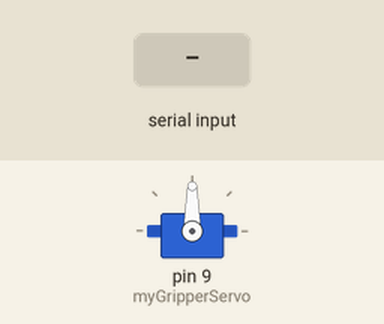
The sketch below on a simulated Arduino Mega 2560, built with avr-gcc and run on an emulated ATmega2560. On the bench: servo. The test bench sets the inputs (shaded band).

Above: at 1.2 s.
1.3 s: "close" received over Serial
At 2.9 s:
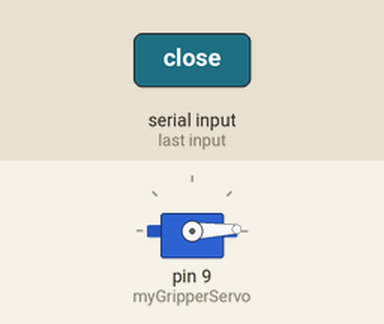
3.8 s: "open" received over Serial
At 6.0 s:
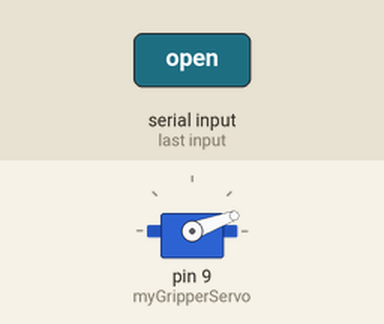
Timing chart, 0 to 7.5 s (numbered marks = the images above; inputs shaded):
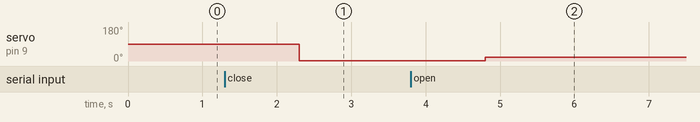

Measured:
- after the input at 1.3 s, servo on pin 9 (myGripperServo): 90° → 2° after 1.0 s
- after the input at 3.8 s, servo on pin 9 (myGripperServo): 2° → 20° after 1.0 s

The sketch:

gripper.ino
```cpp
// This code is for the ARDUINO MEGA2560

#include <Servo.h>

Servo myGripperServo;

int OPEN_POSITION = 20; // Angle for "open"
int CLOSE_POSITION = 2; // Angle for "close"

void setup() {
  Serial.begin(9600);
  myGripperServo.attach(9);
}

void loop() {
  if (Serial.available() > 0) {
    String command = Serial.readString();
    command.trim();

    if (command == "close") {
      myGripperServo.write(CLOSE_POSITION);
    }
    else if (command == "open") {
      myGripperServo.write(OPEN_POSITION);
    }
  }
}
```
